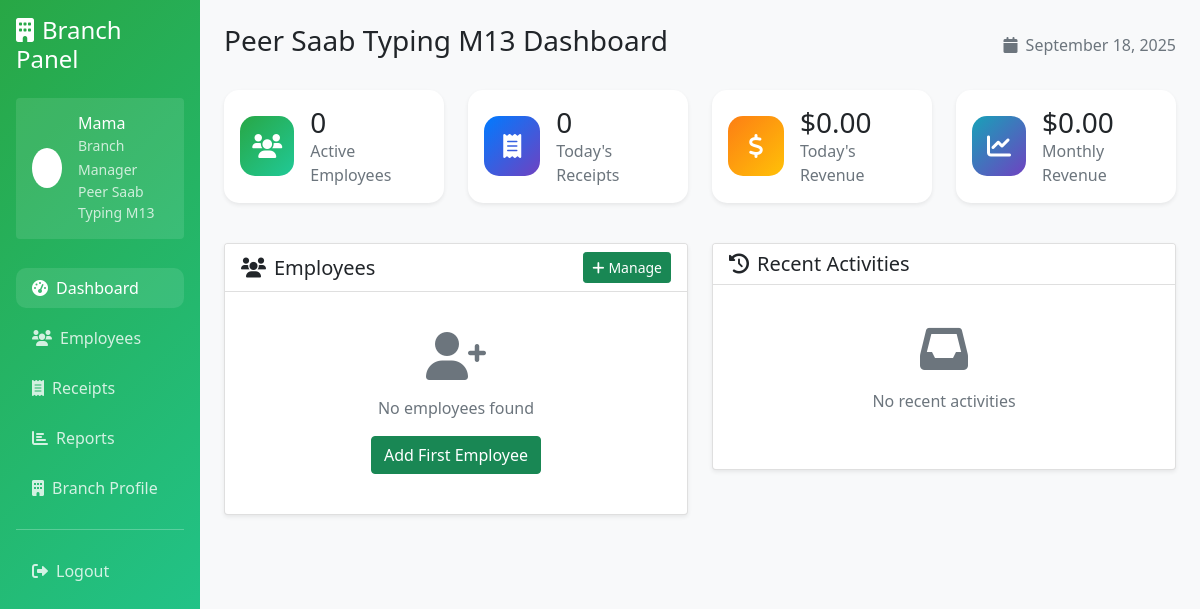
The page /branch/dashboard.php (signed in) on the database as committed earlier.
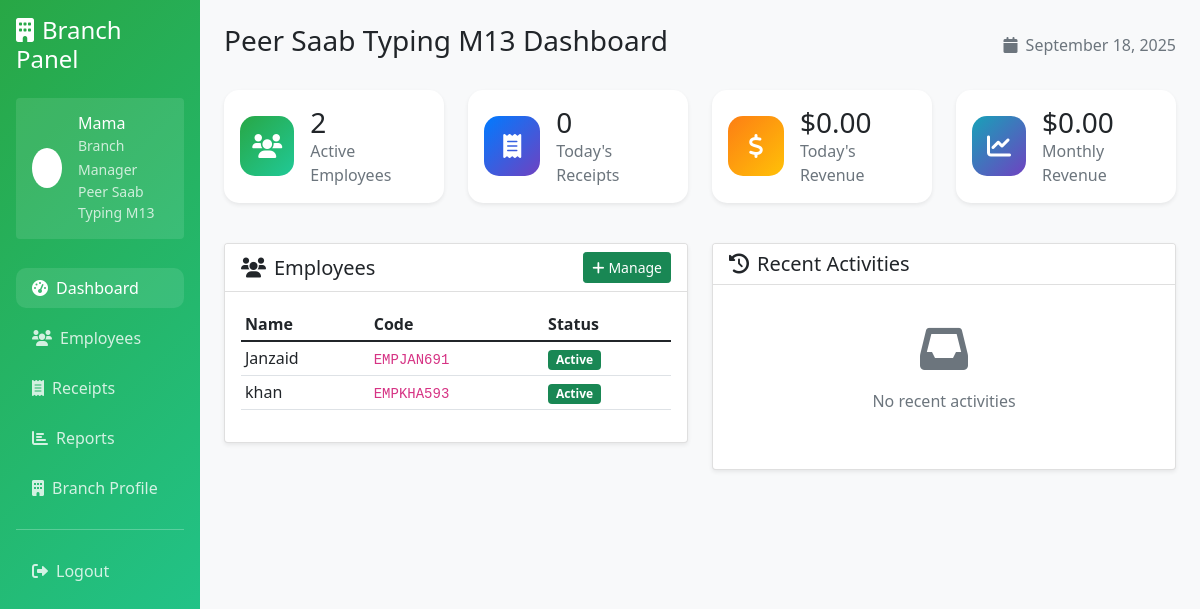
The same page on the database as committed later.
### tables this page shows
CREATE TABLE employees (
            id INTEGER PRIMARY KEY AUTOINCREMENT,
            branch_id INTEGER NOT NULL,
            employee_code VARCHAR(20) UNIQUE NOT NULL,
            username VARCHAR(50) UNIQUE NOT NULL,
            password VARCHAR(255) NOT NULL,
            full_name VARCHAR(100) NOT NULL,
            email VARCHAR(100),
            phone VARCHAR(20),
            basic_salary DECIMAL(10,2) DEFAULT 0.00,
            commission_rate DECIMAL(5,2) DEFAULT 0.00,
            hire_date DATE NOT NULL,
            status TEXT DEFAULT 'active' CHECK (status IN ('active', 'inactive')),
            created_at DATETIME DEFAULT CURRENT_TIMESTAMP,
            FOREIGN KEY (branch_id) REFERENCES branches(id)
        );

### branch/dashboard.php (the view, shortened to what the changed rows need)
<?php
$database = new Database();
$auth = new Auth($database);
$auth->requireRole(['branch']);
$user_info = $auth->getUserInfo();
$db = $database->getConnection();
$stmt = $db->prepare("SELECT * FROM branches WHERE id = ?");
$stmt->execute([$user_info['id']]);
$branch_info = $stmt->fetch(PDO::FETCH_ASSOC);
$stats = [];
$stmt = $db->prepare("SELECT COUNT(*) as count FROM employees WHERE branch_id = ? AND status = 'active'");
$stmt->execute([$user_info['id']]);
$stats['employees'] = $stmt->fetch(PDO::FETCH_ASSOC)['count'];
$stmt = $db->prepare("SELECT COUNT(*) as count, COALESCE(SUM(total_amount), 0) as total FROM receipts WHERE branch_id = ? AND strftime('%Y-%m', created_at) = strftime('%Y-%m', 'now')");
$stmt->execute([$user_info['id']]);
$monthly_data = $stmt->fetch(PDO::FETCH_ASSOC);
$stats['monthly_receipts'] = $monthly_data['count'];
$stats['monthly_revenue'] = $monthly_data['total'];
$stmt = $db->prepare("SELECT COUNT(*) as count, COALESCE(SUM(total_amount), 0) as total FROM receipts WHERE branch_id = ? AND DATE(created_at) = DATE('now')");
$stmt->execute([$user_info['id']]);
$today_data = $stmt->fetch(PDO::FETCH_ASSOC);
$stats['today_receipts'] = $today_data['count'];
$stats['today_revenue'] = $today_data['total'];
$stmt = $db->prepare("SELECT * FROM employees WHERE branch_id = ? AND status = 'active' ORDER BY full_name");
$stmt->execute([$user_info['id']]);
$employees = $stmt->fetchAll(PDO::FETCH_ASSOC);
?>
<!DOCTYPE html>
<html lang="en">
<head>
    <link href="https://cdn.jsdelivr.net/npm/bootstrap@5.1.3/dist/css/bootstrap.min.css" rel="stylesheet">
    <link href="https://cdnjs.cloudflare.com/ajax/libs/font-awesome/6.0.0/css/all.min.css" rel="stylesheet">
</head>
<body>
    <div class="container-fluid">
        <div class="row">
            <div class="col-md-9 col-lg-10 p-4">
                <div class="d-flex justify-content-between align-items-center mb-4">
                    <h1 class="h3"><?= htmlspecialchars($branch_info['branch_name']) ?> Dashboard</h1>
                </div>
                <div class="row mb-4">
                    <div class="col-md-3 mb-3">
                        <div class="card stat-card shadow-sm">
                            <div class="card-body d-flex align-items-center">
                                <div>
                                    <h3 class="mb-0"><?= $stats['employees'] ?></h3>
                                    <p class="text-muted mb-0">Active Employees</p>
                                </div>
                            </div>
                        </div>
                    </div>
                </div>
                <div class="row">
                    <div class="col-md-6 mb-4">
                        <div class="card shadow-sm">
                            <div class="card-body">
                                <?php if (empty($employees)): ?>
                                    <div class="text-center text-muted py-4">
                                        <i class="fas fa-user-plus fa-3x mb-3"></i>
                                        <p>No employees found</p>
                                        <a href="/branch/employees.php" class="btn btn-success">Add First Employee</a>
                                    </div>
                                <?php else: ?>
                                    <div class="table-responsive">
                                        <table class="table table-hover table-sm">
                                            <thead>
                                                <tr>
                                                    <th>Name</th>
                                                    <th>Code</th>
                                                    <th>Status</th>
                                                </tr>
                                            </thead>
                                            <tbody>
                                                <?php foreach (array_slice($employees, 0, 5) as $employee): ?>
                                                    <tr>
                                                        <td><?= htmlspecialchars($employee['full_name']) ?></td>
                                                        <td><code><?= htmlspecialchars($employee['employee_code']) ?></code></td>
                                                        <td>
                                                            <span class="badge bg-success">Active</span>
                                                        </td>
                                                    </tr>
                                                <?php endforeach; ?>
                                            </tbody>
                                        </table>
                                    </div>
                                <?php endif; ?>
                            </div>
                        </div>
                    </div>
                </div>
            </div>
        </div>
    </div>
</body>
</html>

Rows that differ between the two databases and show on the page:
added employees: full_name "Janzaid", employee_code "EMPJAN691"
added employees: full_name "khan", employee_code "EMPKHA593"
Other text that changed with them:
$stats['employees']: "0" → "2"
text no longer shown: "No employees found Add First Employee"
text now shown: "Name Code Status"
